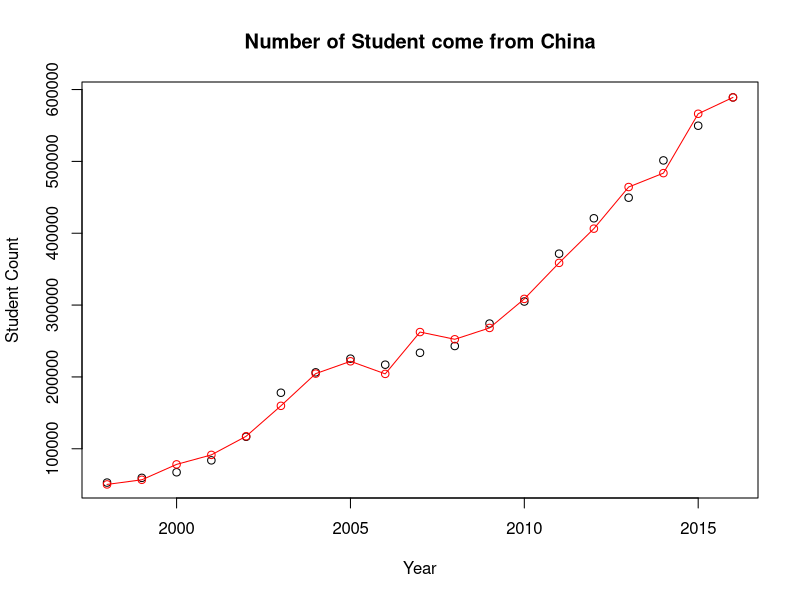
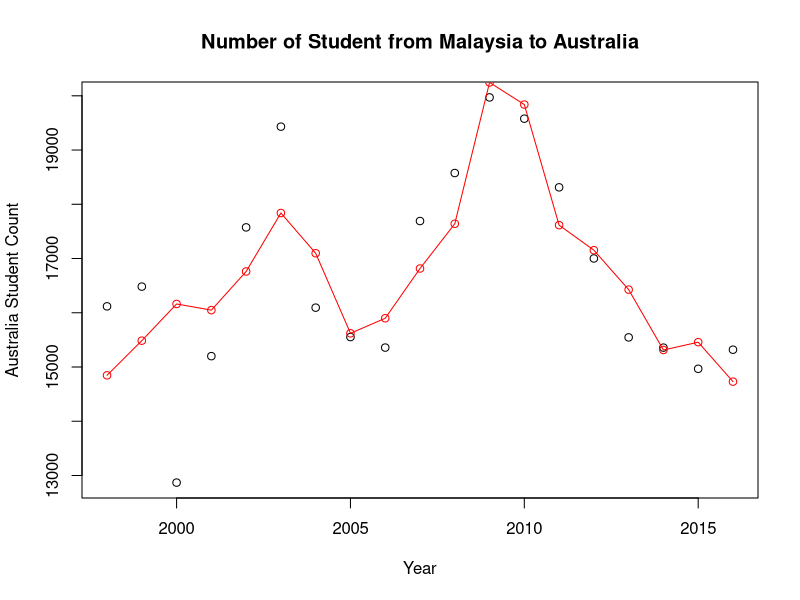
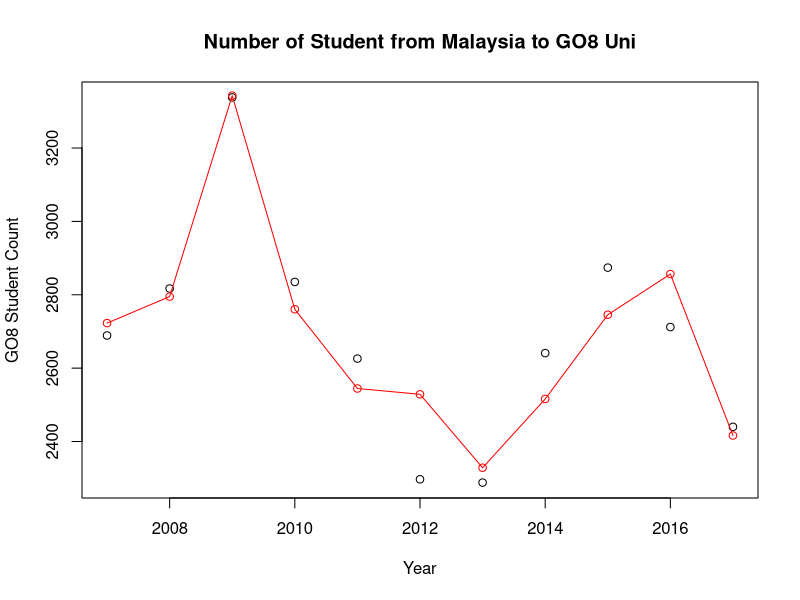
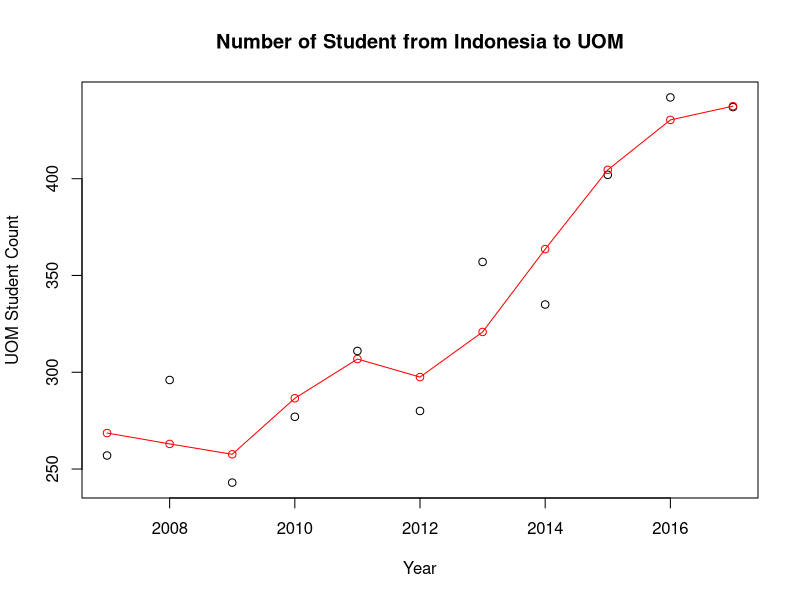

These figures' R source, in order:
options(scipen = 200)
#---------------------------------------------------------------------------------------------------------
# GLM for total student count by year and source contries:
dataset = read.csv("R_data/total_count_by_year_and_source.csv")
dataset$source_country <- factor(dataset$source_country)
glm_model = glm(total_student_count 
                ~ source_country + year + src_population 
                + src_qoe_top20 + src_qoe_top100 + src_qoe_top200 + src_qoe_top500 
                + src_gni + src_gdp + src_rate_of_one_usd + src_tertiary_enrolment
                + year:source_country + src_population:source_country 
                + src_qoe_top20:source_country + src_qoe_top100:source_country + src_qoe_top200:source_country + src_qoe_top500:source_country 
                + src_gni:source_country + src_gdp:source_country + src_rate_of_one_usd:source_country + src_tertiary_enrolment:source_country
                , data = dataset, family = poisson)
summary(glm_model)
# plot
source = c('China', 'India', "Indonesia", "Malaysia")
i = 1
plot(dataset[dataset$source_country== source[i],]$year, dataset[dataset$source_country==source[i],]$total_student_count,
     xlab = 'Year', ylab = 'Student Count', main = paste('Number of Student come from', source[i]))
lines(dataset[dataset$source_country==source[i],]$year, glm_model$fitted.values[(1+(i-1)*19):(19+(i-1)*19)],type='o', col='red')

#---------------------------------------------------------------------------------------------------------
# GLM for student go to AUS by year and source contries:
dataset_aus = read.csv("R_data/AUS_count_by_year_and_source.csv")
aus_model = glm(total_student_count 
                ~ source_country + year + src_population 
                + src_qoe_top20 + src_qoe_top100 + src_qoe_top200 + src_qoe_top500 
                + src_gni + src_gdp + src_rate_of_one_usd + src_tertiary_enrolment
                + year:source_country + src_population:source_country 
                + src_qoe_top20:source_country + src_qoe_top100:source_country + src_qoe_top200:source_country + src_qoe_top500:source_country 
                + src_gni:source_country + src_gdp:source_country + src_rate_of_one_usd:source_country + src_tertiary_enrolment:source_country
                , data = dataset_aus, family = poisson)
summary(aus_model)
# plot
source = c('China', 'India', "Indonesia", "Malaysia")
i = 4
plot(dataset_aus[dataset_aus$source_country== source[i],]$year, dataset_aus[dataset_aus$source_country==source[i],]$total_student_count,
     xlab = 'Year', ylab = 'Australia Student Count', main = paste('Number of Student from', source[i], 'to', 'Australia'))
lines(dataset_aus[dataset_aus$source_country==source[i],]$year, aus_model$fitted.values[(1+(i-1)*19):(19+(i-1)*19)],type='o', col='red')

#---------------------------------------------------------------------------------------------------------
# GLM for student go to GO8 by year and source contries:
dataset_go8 = read.csv("R_data/GO8_count_by_year_and_source.csv")
go8_model = glm(GO8_count 
                ~ source_country + year + src_population 
                + src_qoe_top20 + src_qoe_top100 + src_qoe_top200 + src_qoe_top500 
                + src_gni + src_gdp + src_rate_of_one_usd + src_tertiary_enrolment
                + year:source_country + src_population:source_country 
                + src_qoe_top20:source_country + src_qoe_top100:source_country + src_qoe_top200:source_country + src_qoe_top500:source_country 
                + src_gni:source_country + src_gdp:source_country + src_rate_of_one_usd:source_country + src_tertiary_enrolment:source_country
                , data = dataset_go8, family = poisson)
summary(go8_model)
# plot
source = c('China', 'India', "Indonesia", "Malaysia")
i = 4
plot(dataset_go8[dataset_go8$source_country== source[i],]$year, dataset_go8[dataset_go8$source_country==source[i],]$GO8_count,
     xlab = 'Year', ylab = 'GO8 Student Count', main = paste('Number of Student from', source[i], 'to', 'GO8 Uni'))
lines(dataset_go8[dataset_go8$source_country==source[i],]$year, go8_model$fitted.values[(1+(i-1)*11):(11+(i-1)*11)],type='o', col='red')

#---------------------------------------------------------------------------------------------------------
# GLM for student go to UOM by year and source contries:
dataset_uom = read.csv("R_data/UOM_count_by_year_and_source.csv")
uom_model = glm(UOM_count 
                ~ source_country + year + src_population 
                + src_qoe_top20 + src_qoe_top100 + src_qoe_top200 + src_qoe_top500 
                + src_gni + src_gdp + src_rate_of_one_usd + src_tertiary_enrolment
                + year:source_country + src_population:source_country 
                + src_qoe_top20:source_country + src_qoe_top100:source_country + src_qoe_top200:source_country + src_qoe_top500:source_country 
                + src_gni:source_country + src_gdp:source_country + src_rate_of_one_usd:source_country + src_tertiary_enrolment:source_country
                , data = dataset_uom, family = poisson)
summary(uom_model)
# plot
source = c('China', 'India', "Indonesia", "Malaysia")
i = 3
plot(dataset_uom[dataset_uom$source_country== source[i],]$year, dataset_uom[dataset_uom$source_country==source[i],]$UOM_count,
     xlab = 'Year', ylab = 'UOM Student Count', main = paste('Number of Student from', source[i], 'to', 'UOM'))
lines(dataset_uom[dataset_uom$source_country==source[i],]$year, uom_model$fitted.values[(1+(i-1)*11):(11+(i-1)*11)],type='o', col='red')
